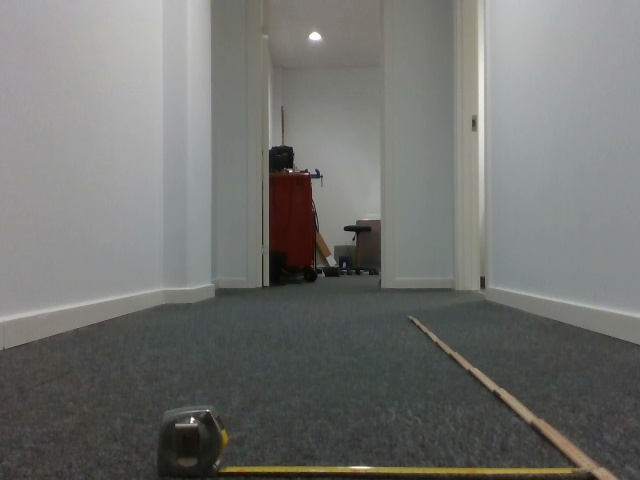
#> input picture Python/ObstacleAvoidance/RobotWorkspace/Robot_Workspace_051.jpg, 640 x 480 px, given in place of Robot_Workspace_0.jpg, which was not available
$ python workspace_measurement.py
#> lines starting #> are read from the running program, lines starting #| are printed output that depends on the picture; pictures that were not available may be replaced by others from this repository, and a replacement may not be noted
# %%
# import and method def
import cv2
import matplotlib.pyplot as plt
import numpy as np
from PIL import Image, ImageFilter, ImageDraw
from matplotlib import cm
import time
from glob import glob

def printBeforeAndAfter(subtitle_left, subtitle_right, before, after):
    fig = plt.figure(figsize=(20,15))
    rows = 1
    columns = 2
    fig.add_subplot(rows,columns, 1)
    plt.title(subtitle_left)
    plt.imshow(before)
    fig.add_subplot(rows,columns, 2)
    plt.title(subtitle_right)
    plt.imshow(after)
# %%
img_dir = 'RobotWorkspace'
num = 0
img = cv2.imread(f'{img_dir}/Robot_Workspace_{num}.jpg')
#> img is the input picture: shape (480, 640, 3); mean B, G, R 111.6, 114.7, 113.8
# Used to display images with pillow.
img = cv2.cvtColor(img, cv2.COLOR_BGR2RGB)

img_with_line = img.copy()
rows, cols = img_with_line.shape[:2]
#> rows = 480; cols = 640
y = 470
x_left = 188
x_right = 565
left = (x_left, y)
right = (x_right, y)
width = x_left - x_right
print(width)
cv2.line(img_with_line, left, right, (255,0,0), 2)
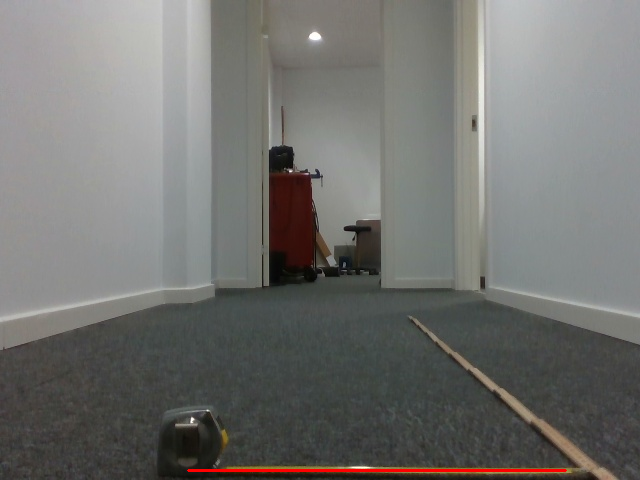
#> img_with_line: shape (480, 640, 3); mean R, G, B 114.3, 114.2, 111.3

printBeforeAndAfter('Original', 'Line', img, img_with_line)
# %%
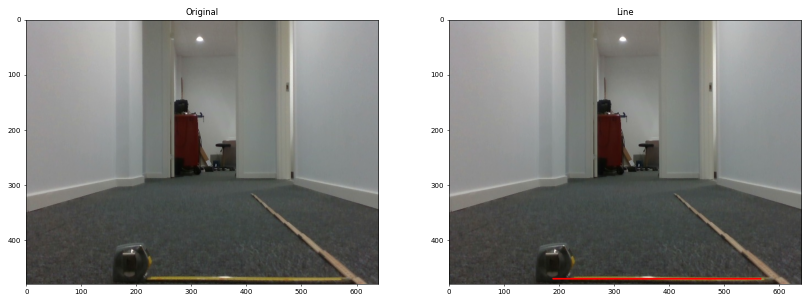
#> figure drawn by matplotlib, 2 panels

$ run again, on Python/ObstacleAvoidance/RobotWorkspace/Robot_Workspace_091.jpg
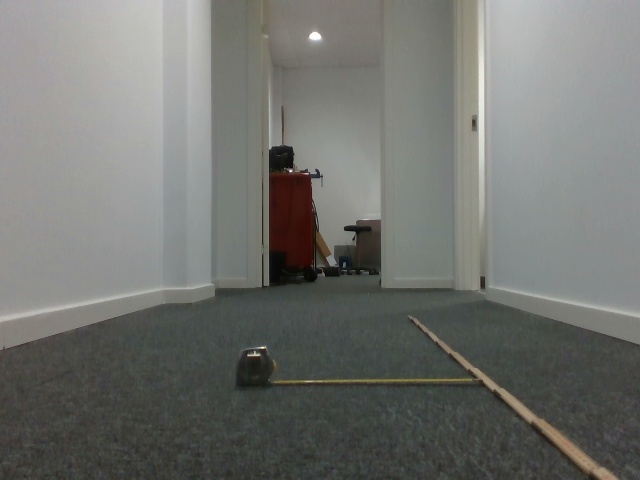
#> input picture Python/ObstacleAvoidance/RobotWorkspace/Robot_Workspace_091.jpg, 640 x 480 px, given in place of Robot_Workspace_0.jpg, which was not available
#> img is the input picture: shape (480, 640, 3); mean B, G, R 111.5, 115.5, 114.2
#> `cv2.line(img_with_line, left, right, (255,0,0), 2)`:
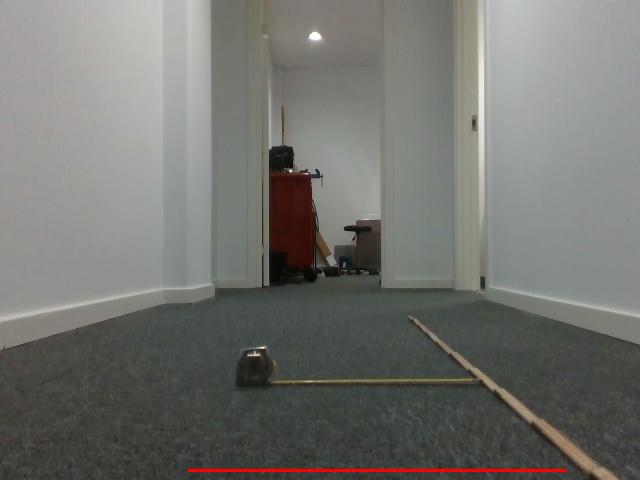
#> img_with_line: shape (480, 640, 3); mean R, G, B 114.9, 115.3, 111.3
#> `# %%`:
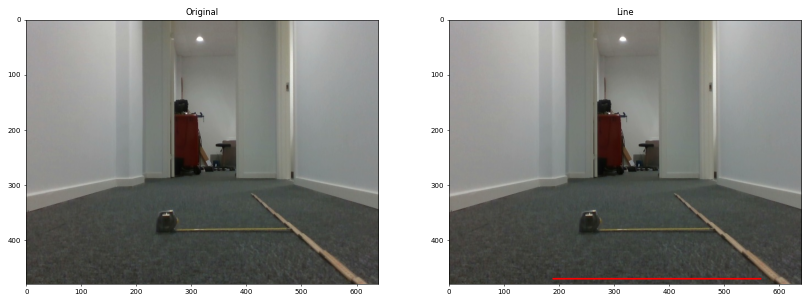
#> figure drawn by matplotlib, 2 panels

$ run again, on Python/ObstacleAvoidance/RobotWorkspace/Robot_Workspace_111.jpg
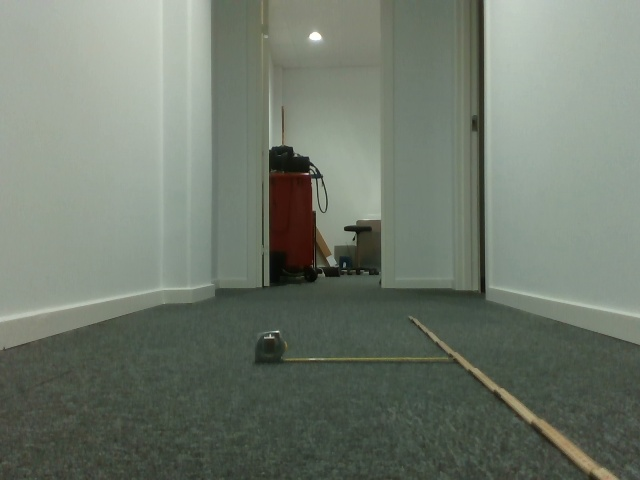
#> input picture Python/ObstacleAvoidance/RobotWorkspace/Robot_Workspace_111.jpg, 640 x 480 px, given in place of Robot_Workspace_0.jpg, which was not available
#> img is the input picture: shape (480, 640, 3); mean B, G, R 109.5, 121.9, 112.8
#> `cv2.line(img_with_line, left, right, (255,0,0), 2)`:
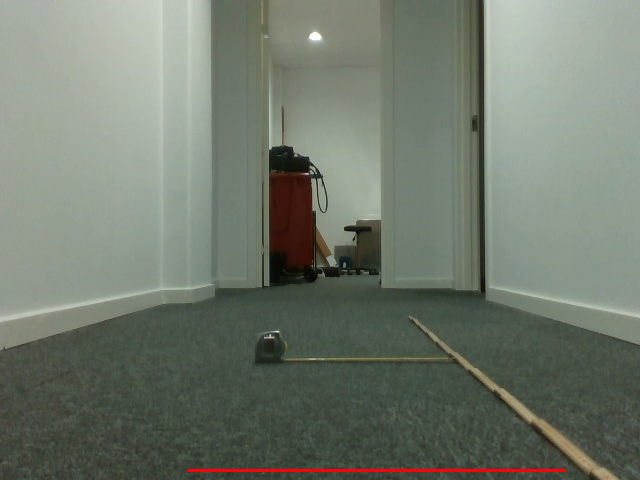
#> img_with_line: shape (480, 640, 3); mean R, G, B 113.5, 121.6, 109.3
#> `# %%`:
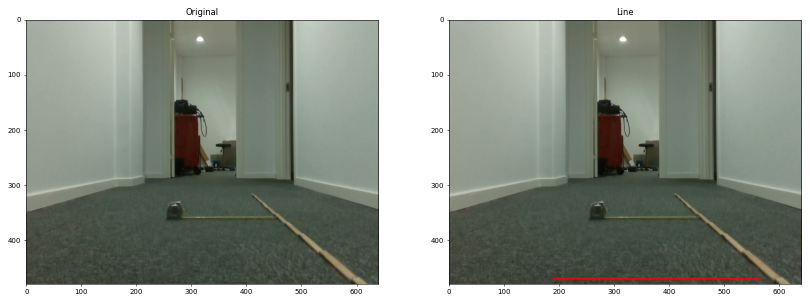
#> figure drawn by matplotlib, 2 panels
